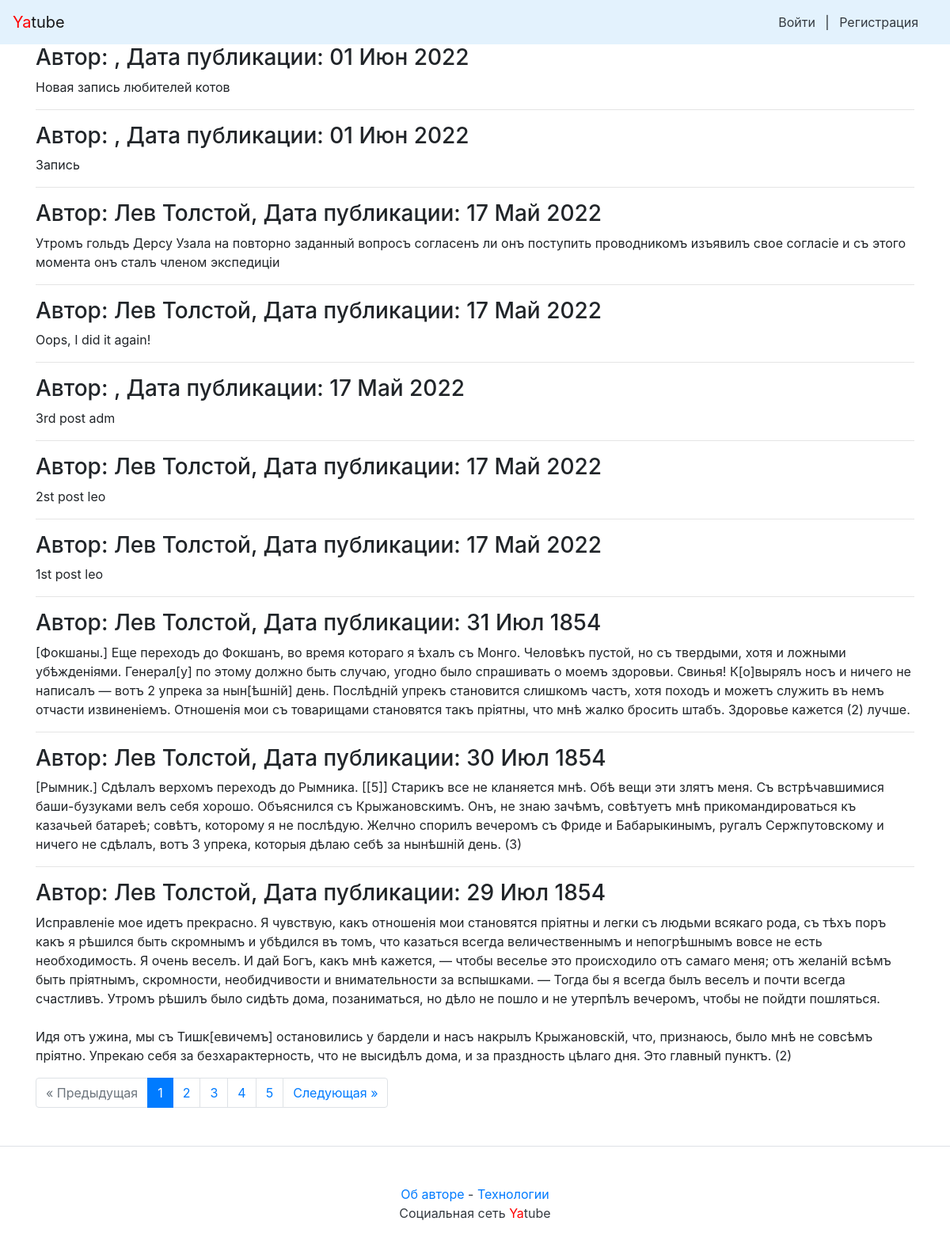
Before: / with the older database file.
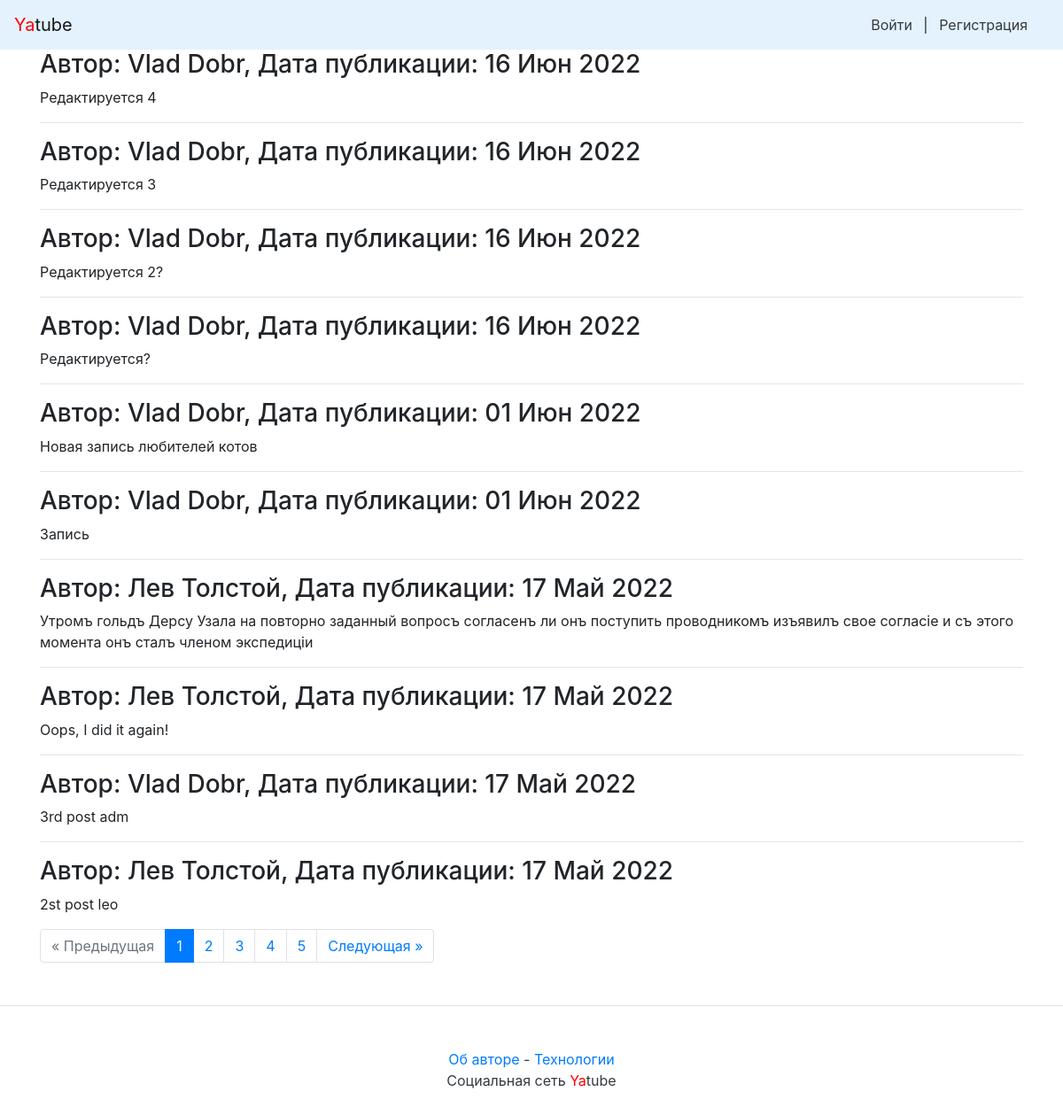
After: the same page with the newer database file.
### posts/models.py (models this page shows, shortened)
class Post(models.Model):
    text = models.TextField(verbose_name='Текст записи')
    pub_date = models.DateTimeField("date published", auto_now_add=True)
    author = models.ForeignKey(User, on_delete=models.CASCADE, related_name="posts")
    group = models.ForeignKey(Group, on_delete=models.SET_NULL, related_name="posts",
                              blank=True, null=True, verbose_name='Группа')

### posts/views.py (the view)
# urls.py: path("", views.index, name="index"),
def index(request):
    post_list = Post.objects.order_by('-pub_date').all()  # [:11]
    paginator = Paginator(post_list, 10)
    page_number = request.GET.get('page')  # переменная в URL с номером запрошенной страницы
    page = paginator.get_page(page_number)  # получить записи с нужным смещением
    context = {'page': page, 'paginator': paginator}
    response = render(request, "index.html", context)
    return response

### templates/index.html (shortened to what this page needs)
{% extends "base.html" %}
{% block content %}
{% for post in page %}
<h3>
    Автор: {{ post.author.get_full_name }}, Дата публикации: {{ post.pub_date|date:"d M Y" }}
</h3>
<p>{{ post.text|linebreaksbr }}</p>
{% if not forloop.last %}<hr>{% endif %}
{% endfor %}
{% if page.has_other_pages %}
    {% include "paginator.html" with items=page paginator=paginator %}
{% endif %}
{% endblock %}

Changed rows visible on the page:
no longer on this page (row unchanged): Post: author.get_full_name "Лев Толстой", pub_date "17 Май 2022", text "1st post leo"
no longer on this page (row unchanged): Post: author.get_full_name "Лев Толстой", pub_date "31 Июл 1854", text "[Фокшаны.] Еще переходъ до Фокшанъ, во время котораго я ѣхалъ съ Монго. Человѣкъ пустой, но съ твердыми, хотя и ложными убѣжденіями. Генерал[у] по этому должно быть случаю, угодно было спрашивать о моемъ здоровьи. Свинья! К[о]вырялъ носъ и ничего не написалъ — вотъ 2 упрека за нын[ѣшній] день. Послѣдній упрекъ становится слишкомъ частъ, хотя походъ и можетъ служить въ немъ отчасти извиненіемъ. Отношенія мои съ товарищами становятся такъ пріятны, что мнѣ жалко бросить штабъ. Здоровье кажется (2) лучше."
no longer on this page (row unchanged): Post: author.get_full_name "Лев Толстой", pub_date "30 Июл 1854", text "[Рымник.] Сдѣлалъ верхомъ переходъ до Рымника. [[5]] Старикъ все не кланяется мнѣ. Обѣ вещи эти злятъ меня. Съ встрѣчавшимися баши-бузуками велъ себя хорошо. Объяснился съ Крыжановскимъ. Онъ, не знаю зачѣмъ, совѣтуетъ мнѣ прикомандироваться къ казачьей батареѣ; совѣтъ, которому я не послѣдую. Желчно спорилъ вечеромъ съ Фриде и Бабарыкинымъ, ругалъ Сержпутовскому и ничего не сдѣлалъ, вотъ 3 упрека, которыя дѣлаю себѣ за нынѣшній день. (3)"
no longer on this page (row unchanged): Post: author.get_full_name "Лев Толстой", pub_date "29 Июл 1854", text "Исправленіе мое идетъ прекрасно. Я чувствую, какъ отношенія мои становятся пріятны и легки съ людьми всякаго рода, съ тѣхъ поръ какъ я рѣшился быть скромнымъ и убѣдился въ томъ, что казаться всегда величественнымъ и непогрѣшнымъ вовсе не есть необходимость. Я очень веселъ. И дай Богъ, какъ мнѣ кажется, — чтобы веселье это происходило отъ самаго меня; отъ желаній всѣмъ быть пріятнымъ, скромности, необидчивости и внимательности за вспышками. — Тогда бы я всегда былъ веселъ и почти всегда счастливъ. Утромъ рѣшилъ было сидѣть дома, позаниматься, но дѣло не пошло и не утерпѣлъ вечеромъ, чтобы не пойдти пошляться. Идя отъ ужина, мы съ Тишк[евичемъ] остановились у бардели и насъ накрылъ…"
added Post: author.get_full_name "Vlad Dobr", pub_date "16 Июн 2022", text "Редактируется 4"
added Post: author.get_full_name "Vlad Dobr", pub_date "16 Июн 2022", text "Редактируется 3"
added Post: author.get_full_name "Vlad Dobr", pub_date "16 Июн 2022", text "Редактируется 2?"
added Post: author.get_full_name "Vlad Dobr", pub_date "16 Июн 2022", text "Редактируется?"
changed through a linked row, Post "Новая запись любителей котов": author.get_full_name (not shown) → "Vlad Dobr"
changed through a linked row, Post "Запись": author.get_full_name (not shown) → "Vlad Dobr"
changed through a linked row, Post "3rd post adm": author.get_full_name (not shown) → "Vlad Dobr"
